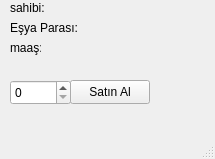
<?xml version="1.0" encoding="UTF-8"?>
<ui version="4.0">
 <class>MainWindow</class>
 <widget class="QMainWindow" name="MainWindow">
  <property name="geometry">
   <rect>
    <x>0</x>
    <y>0</y>
    <width>215</width>
    <height>159</height>
   </rect>
  </property>
  <property name="windowTitle">
   <string>MainWindow</string>
  </property>
  <widget class="QWidget" name="centralwidget">
   <widget class="QLabel" name="business_owner">
    <property name="geometry">
     <rect>
      <x>90</x>
      <y>0</y>
      <width>101</width>
      <height>16</height>
     </rect>
    </property>
    <property name="text">
     <string/>
    </property>
   </widget>
   <widget class="QLabel" name="label">
    <property name="geometry">
     <rect>
      <x>10</x>
      <y>0</y>
      <width>49</width>
      <height>16</height>
     </rect>
    </property>
    <property name="text">
     <string>sahibi:</string>
    </property>
   </widget>
   <widget class="QLabel" name="item_coast">
    <property name="geometry">
     <rect>
      <x>90</x>
      <y>20</y>
      <width>91</width>
      <height>16</height>
     </rect>
    </property>
    <property name="text">
     <string/>
    </property>
   </widget>
   <widget class="QLabel" name="label_3">
    <property name="geometry">
     <rect>
      <x>10</x>
      <y>40</y>
      <width>31</width>
      <height>16</height>
     </rect>
    </property>
    <property name="text">
     <string>maaş:</string>
    </property>
   </widget>
   <widget class="QLabel" name="daily_salary">
    <property name="geometry">
     <rect>
      <x>90</x>
      <y>40</y>
      <width>81</width>
      <height>16</height>
     </rect>
    </property>
    <property name="text">
     <string/>
    </property>
   </widget>
   <widget class="QLabel" name="label_2">
    <property name="geometry">
     <rect>
      <x>10</x>
      <y>20</y>
      <width>81</width>
      <height>16</height>
     </rect>
    </property>
    <property name="text">
     <string>Eşya Parası:</string>
    </property>
   </widget>
   <widget class="QSpinBox" name="item_count">
    <property name="geometry">
     <rect>
      <x>10</x>
      <y>80</y>
      <width>61</width>
      <height>25</height>
     </rect>
    </property>
   </widget>
   <widget class="QPushButton" name="buy_button">
    <property name="geometry">
     <rect>
      <x>70</x>
      <y>80</y>
      <width>80</width>
      <height>24</height>
     </rect>
    </property>
    <property name="text">
     <string>Satın Al</string>
    </property>
   </widget>
  </widget>
  <widget class="QMenuBar" name="menubar">
   <property name="geometry">
    <rect>
     <x>0</x>
     <y>0</y>
     <width>215</width>
     <height>21</height>
    </rect>
   </property>
  </widget>
  <widget class="QStatusBar" name="statusbar"/>
 </widget>
 <resources/>
 <connections/>
</ui>
